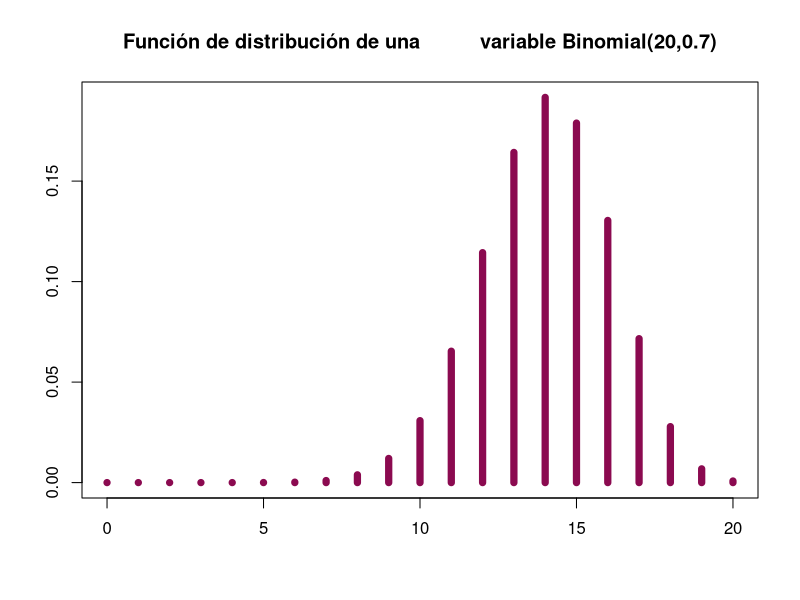

R code for this plot:
## ---- chunk 1

# Datos

T=18                                   #Número de éxitos
alpha=0.05                             #Nivel de significancia
n=20                                   #Tamaño de la muestra
p=0.70                                 #Proporción  

t=qbinom(.95,n,p)                       #Valor crítico
t
pvalue=1-pbinom(17,20,.7)                 #P-value

pvalue
## ---- chunk 2

w=0:20
plot(0:20,dbinom(0:20,20,0.7),type="h",xlab = " ",
     ylab = " ",col= "deeppink4",lwd=7,main="Función de distribución de una          variable Binomial(20,0.7)")

## ---- chunk 3
binom.test(T,n, p = 0.7, alternative = c("greater"))
